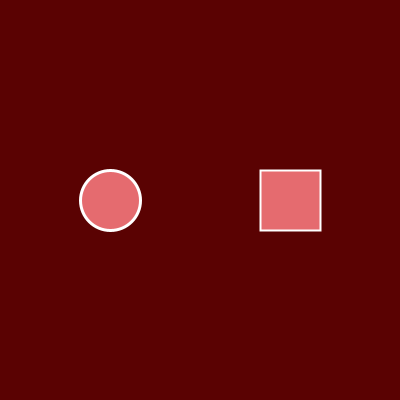
Frame 1 (no input)
Frame 60 (the mouse pressed at the canvas centre just before this capture): identical to frame 1, image omitted
Frame 120 (the mouse held since frame 60 and released just before this capture): identical to frame 1, image omitted

The Processing sketch that drew this single still picture (run headless with seeded random() and noise(); from frame 60 on, the mouse is pressed at the canvas centre):

// Processing sketch: processing_69002
// ── processing_69002.pde

float xRect;
float yRect;
float xRond;
float yRond;
float diametre; //Valeur qui sert de diametre mais aussi pour dessiner le rectangle
float etatRond;
float etatRect;
float n;
float nombreLignes;
float nombreTranches;


void setup () {
  size (400, 400);
  smooth ();
  noStroke ();

  xRect = 290;
  yRect = 200;
  xRond = 110;
  yRond = 200;
  diametre = 60;
  etatRond = 0;
  etatRect = 0;
}

void draw () {
  //Dessin du rectangle
  background (90, 2, 2);
  n = 0;
  strokeWeight (2);
  stroke (255);
  rectMode (CENTER);
  while (n < nombreLignes) {
    line (0, n*10, width, n*10);
    n = n + 1;
  }
  //Condition pour dessiner les lignes derrière
  if (etatRect == 1) {
    fill (137, 85, 87);
    strokeWeight(3);
    stroke(255);

    if (nombreLignes < 50) {
      nombreLignes = nombreLignes + 1;
    }
  } 
  else {
    if (nombreLignes > 0) 
      nombreLignes = nombreLignes - 1;

    fill (229, 107, 111);
  }

  rect (xRect, yRect, diametre, diametre);

  //Dessin des rayons
  int nombreRayons = 30;
  int longueurRayons = 100;
  float tranche = TWO_PI / nombreRayons;
  float rads = 0;
  float ratio = 0.5;
  strokeWeight(3);
  stroke (255);
  while (rads < nombreTranches) {
    float xLigne1 = xRond + cos(rads) * longueurRayons * ratio;
    float yLigne1 = yRond + sin(rads) * longueurRayons * ratio;
    float xLigne2 = xRond + cos(rads) * longueurRayons;
    float yLigne2 = yRond + sin(rads) * longueurRayons;
    line (xLigne1, yLigne1, xLigne2, yLigne2);
    rads = rads + tranche;
  }
  
  //Condition pour dessiner les rayons
  if (etatRond == 1) {    
    fill (137, 85, 87);
    if (nombreTranches < 8) { 
      nombreTranches = nombreTranches + 0.5;
    }
  } 
  else {
    if (nombreTranches > 0) {
      nombreTranches = nombreTranches - 0.5;
    }
    fill (229, 107, 111);
  }

  ellipse (xRond, yRond, diametre, diametre);
}

void mousePressed () {
  //Bouton pour le cercle
  float distance = dist(mouseX, mouseY, xRond, yRond);
  if (distance < diametre) {

    if (etatRond == 0) {
      etatRond = 1;
    } 
    else {
      etatRond = 0;
    }
  }

  //Bouton pour le rectang;e
  float rectGauche = xRect - diametre/2;
  float rectDroite = xRect + diametre/2;
  float rectHaut = yRect - diametre/2;
  float rectBas = yRect + diametre/2;

  if (mouseX > rectGauche && mouseX < rectDroite && mouseY > rectHaut && mouseY < rectBas) {
    if (etatRect == 0) {
      etatRect = 1;
    } 
    else {
      etatRect = 0;
    }
  }
}

void mouseReleased () {
  etatRect = 0;
}
